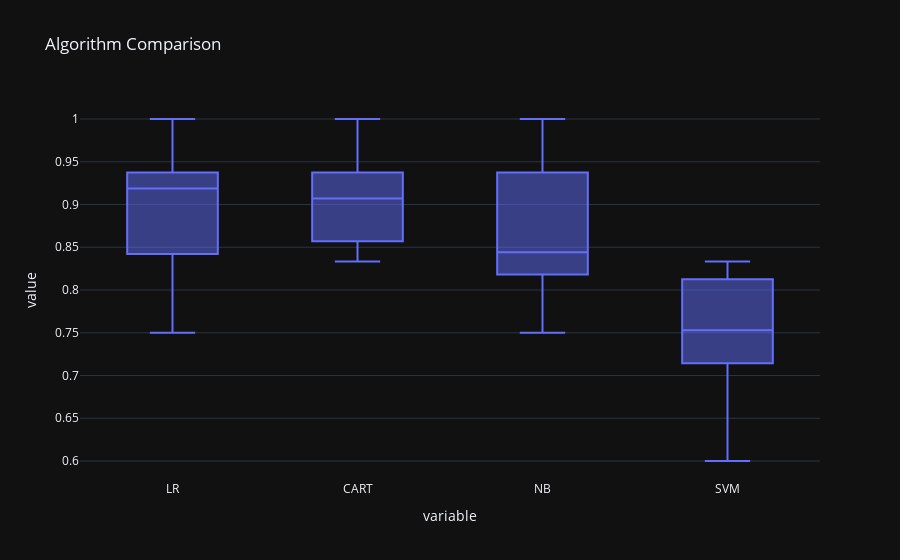

Notebook source saved alongside this figure:
### Code cell
result_df = pd.DataFrame(results, index=names).T
px.box(result_df,title = 'Algorithm Comparison')

### Figure 1 — Plotly figure (JSON) as saved in the notebook; plotly's stock layout.template omitted (floating-point values rounded to 4 significant figures)
{"data": [{"alignmentgroup": "True", "hovertemplate": "variable=%{x}<br>value=%{y}<extra></extra>", "legendgroup": "", "marker": {"color": "#636efa"}, "name": "", "notched": false, "offsetgroup": "", "orientation": "v", "showlegend": false, "x": ["LR", "LR", "LR", "LR", "LR", "LR", "LR", "LR", "LR", "LR", "CART", "CART", "CART", "CART", "CART", "CART", "CART", "CART", "CART", "CART", "NB", "NB", "NB", "NB", "NB", "NB", "NB", "NB", "NB", "NB", "SVM", "SVM", "SVM", "SVM", "SVM", "SVM", "SVM", "SVM", "SVM", "SVM"], "x0": " ", "xaxis": "x", "y": [0.9524, 0.8421, 0.75, 0.8462, 0.9286, 0.9091, 0.8333, 1.0, 0.9333, 0.9375, 0.9048, 0.8947, 0.8333, 0.9231, 0.8571, 0.9091, 0.8333, 1.0, 1.0, 0.9375, 0.8095, 0.8421, 0.8333, 0.8462, 0.8571, 0.8182, 0.75, 1.0, 1.0, 0.9375, 0.7143, 0.7368, 0.8333, 0.6154, 0.7857, 0.7273, 0.8333, 0.7692, 0.6, 0.8125], "y0": " ", "yaxis": "y", "type": "box"}], "layout": {"xaxis": {"anchor": "y", "domain": [0.0, 1.0], "title": {"text": "variable"}}, "yaxis": {"anchor": "x", "domain": [0.0, 1.0], "title": {"text": "value"}}, "legend": {"tracegroupgap": 0}, "title": {"text": "Algorithm Comparison"}, "boxmode": "group"}}
